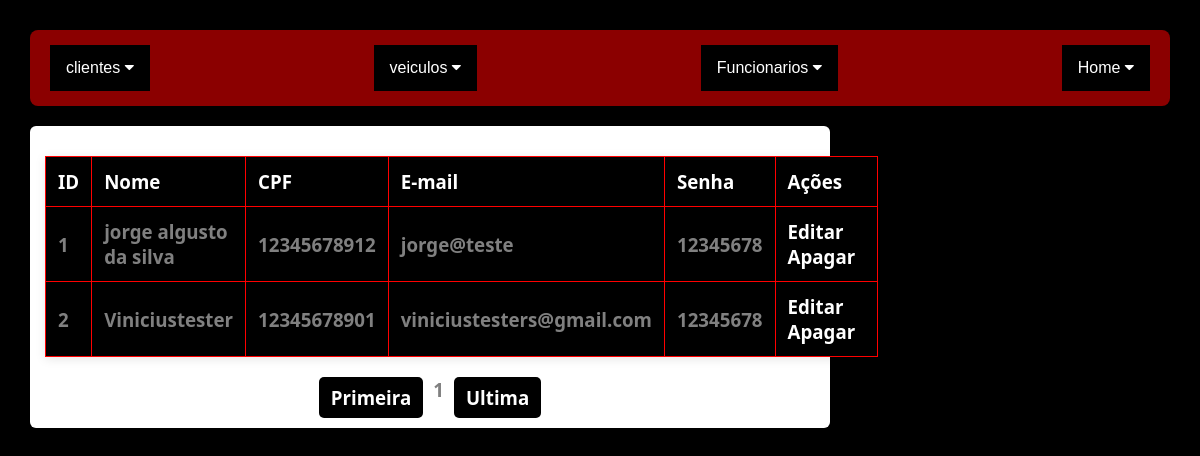
The page /apagalistFun.php on the database its author committed.
### tables this page shows
CREATE TABLE IF NOT EXISTS `funcionario` (
  `id` int NOT NULL AUTO_INCREMENT,
  `nome` varchar(50) NOT NULL,
  `cpf` varchar(15) NOT NULL,
  `email` varchar(500) NOT NULL,
  `senha` varchar(50) NOT NULL,
  PRIMARY KEY (`id`)
);

### apagalistFun.php (the view, shortened to what this page needs)
<?php
  include_once("conexao.php");
?>
<!DOCTYPE html>
<html lang="pt-br">
<head>
  <link rel="stylesheet" href="https://cdnjs.cloudflare.com/ajax/libs/font-awesome/4.7.0/css/font-awesome.min.css">
</head>
<body>
<div class="topnav">
  <div class="dropdown">
    <button class="dropbtn">clientes
      <i class="fa fa-caret-down"></i>
    </button>
  </div>
  <div class="dropdown">
    <button class="dropbtn">veiculos
      <i class="fa fa-caret-down"></i>
    </button>
  </div>
  <div class="dropdown">
    <button class="dropbtn">Funcionarios
      <i class="fa fa-caret-down"></i>
    </button>
  </div>
  <div class="dropdown">
    <button class="dropbtn">Home
      <i class="fa fa-caret-down"></i>
    </button>
  </div>
</div>
<h3 class="p">
<?php
    $pagina_atual = filter_input(INPUT_GET,'pagina', FILTER_SANITIZE_NUMBER_INT);
    $pagina = (!empty($pagina_atual)) ? $pagina_atual : 1;
    $qnt_result_pg = 3;
    $inicio = ($qnt_result_pg * $pagina) - $qnt_result_pg;
    $result_usuarios = "SELECT * FROM funcionario LIMIT $inicio, $qnt_result_pg";
    $resultado_usuarios = mysqli_query($conn, $result_usuarios);
?>
<table>
  <thead>
    <tr>
      <th>ID</th>
      <th>Nome</th>
      <th>CPF</th>
      <th>E-mail</th>
      <th>Senha</th>
      <th>Ações</th>
    </tr>
  </thead>
  <tbody>
    <?php
    while($row_aluno = mysqli_fetch_assoc($resultado_usuarios)){
      echo "<tr>";
      echo "<td>" . $row_aluno['id'] . "</td>";
      echo "<td>" . $row_aluno['nome'] . "</td>";
      echo "<td>" . $row_aluno['cpf'] . "</td>";
      echo "<td>" . $row_aluno['email'] . "</td>";
      echo "<td>" . $row_aluno['senha'] . "</td>";
      echo "<td class='action-links'>
              <a href='editfun.php?id=" . $row_aluno['id'] . "'>Editar</a>
              <a href='apagaFun.php?id=" . $row_aluno['id'] . "'>Apagar</a>
            </td>";
      echo "</tr>";
    }
    ?>
  </tbody>
</table>
<div class="pagination">
  <?php
    $result_pg = "SELECT COUNT(id) AS num_result FROM funcionario";
    $resultado_pg = mysqli_query($conn, $result_pg);
    $row_pg = mysqli_fetch_assoc($resultado_pg);
    $quantidade_pg = ceil($row_pg['num_result'] / $qnt_result_pg);
    echo "<a href='apagalistFun.php?pagina=1'>Primeira</a> ";
    echo "$pagina ";
    echo "<a href='apagalistFun.php?pagina=$quantidade_pg'>Ultima</a>";
  ?>
</div>
</body>
</html>

### apagalistFun.php (style rules this page uses)
* { margin: 0; padding: 0; box-sizing: border-box; }
body { font-family: 'Segoe UI', Tahoma, Geneva, Verdana, sans-serif; background-color: black; color: white; padding: 30px; }
.topnav { background-color: darkred; display: flex; flex-wrap: wrap; padding: 15px 20px; border-radius: 8px; margin-bottom: 20px; justify-content: space-between; }
.topnav .dropdown { position: relative; }
.topnav .dropbtn { background-color: black; color: white; padding: 14px 16px; font-size: 16px; border: none; cursor: pointer; }
table { width: 100%; margin-top: 20px; border-collapse: collapse; background-color: black; box-shadow: 0 2px 10px rgba(0,0,0,0.1); }
th, td { text-align: left; padding: 12px; border: 1px solid red; }
th { background-color: black; color: white; }
td { background-color: black; }
tr:nth-child(even) td { background-color: black; }
.action-links a { color:white; text-decoration: none; margin-right: 10px; }
.pagination { display: flex; gap: 10px; margin-top: 20px; justify-content: center; }
.pagination a { text-decoration: none; padding: 8px 12px; background-color: black; color: white; border-radius: 5px; transition: background 0.3s ease; }
h3.p { background-color: white; color: gray; padding: 10px 15px; border-radius: 6px; margin-bottom: 20px; max-width: 800px; }

### rows shown on the page
funcionario: id "1", nome "jorge algusto da silva", cpf "12345678912", email "jorge@teste", senha "12345678"
funcionario: id "2", nome "Viniciustester", cpf "12345678901", email "viniciustesters@gmail.com", senha "12345678"

### other values the page prints
$pagina "1"
